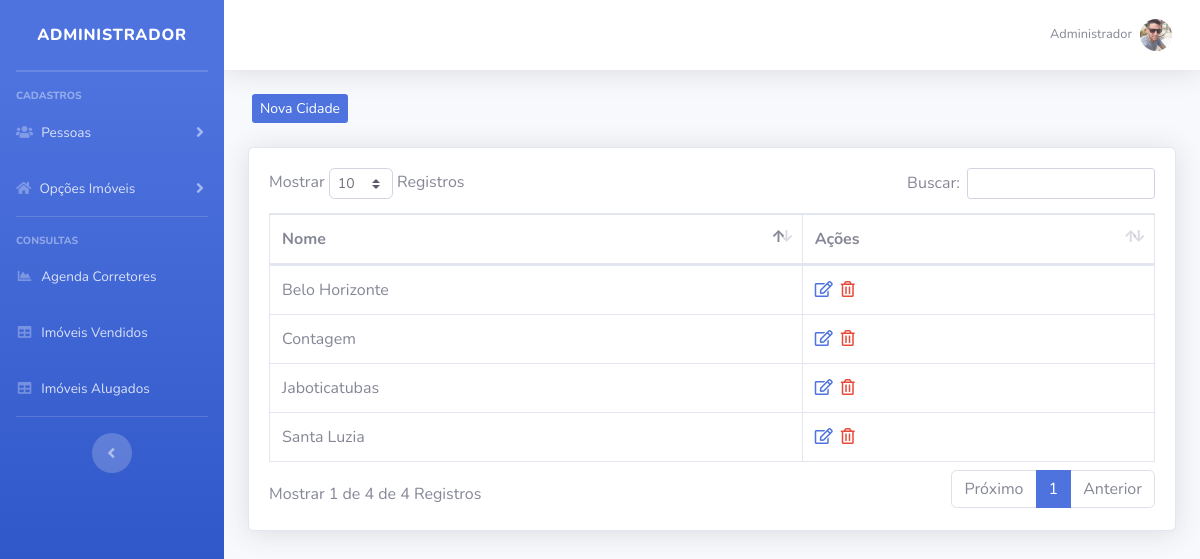
/imobiliaria/sistema/painel-admin/index.php?pag=cidade (signed in), run on an earlier commit of the app's database.
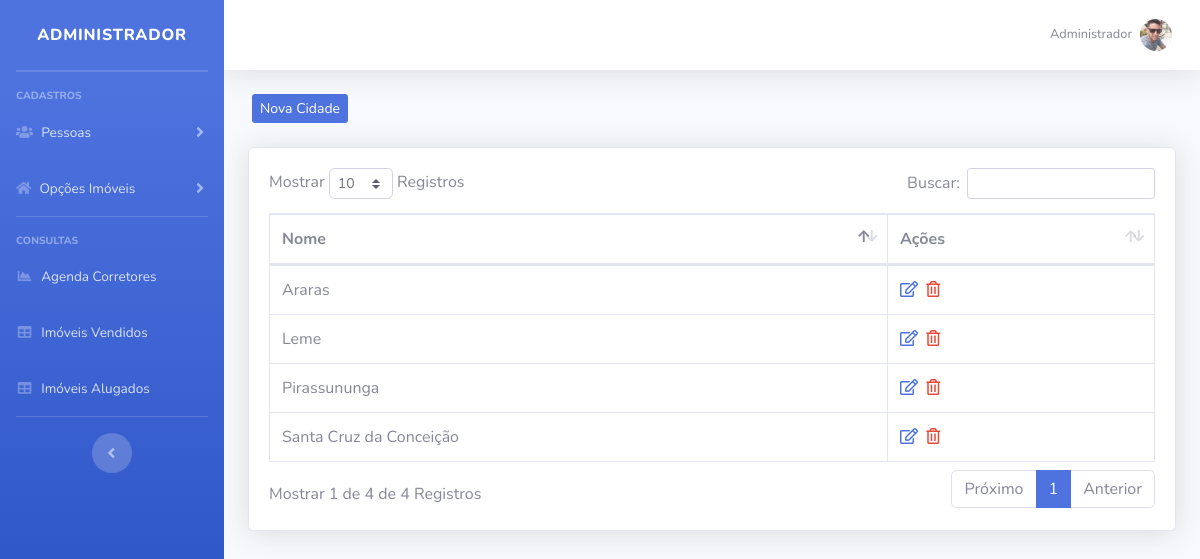
And on a later commit of the database.
### tables this page shows
CREATE TABLE `cidades` (
  `id` int(11) NOT NULL,
  `nome` varchar(80) NOT NULL
);

### imobiliaria/sistema/painel-admin/index.php (the view, shortened to what the changed rows need)
<?php
    $pag = @$_GET["pag"];
    $menu1 = "corretores";
    $menu2 = "tesoureiros";
    $menu3 = "cidade";
    $menu4 = "bairro";
    $menu5 = "tipo";
    $menu6 = "tarefas";
    $menu7 = "vendas";
    $menu8 = "alugueis";
 ?>
<!DOCTYPE html>
<html lang="en">
    <head>
        <link href="../vendor/fontawesome-free/css/all.min.css" rel="stylesheet" type="text/css">
        <link href="../css/sb-admin-2.min.css" rel="stylesheet">
        <link href="../css/style.css" rel="stylesheet">
        <link href="../vendor/datatables/dataTables.bootstrap4.min.css" rel="stylesheet">
    </head>
    <body id="page-top">
        <div id="wrapper">
            <div id="content-wrapper" class="d-flex flex-column">
                <div id="content">
                    <div class="container-fluid">
                        <?php if ($pag == null) {
                        include_once("home.php");
                        } else if ($pag==$menu1) {
                        include_once($menu1.".php");
                        } else if ($pag==$menu2) {
                        include_once($menu2.".php");
                         } else if ($pag==$menu3) {
                        include_once($menu3.".php");
                        } else if ($pag==$menu4) {
                        include_once($menu4.".php");
                        } else if ($pag==$menu5) {
                        include_once($menu5.".php");
                        } else if ($pag==$menu6) {
                        include_once($menu6.".php");
                        } else if ($pag==$menu7) {
                        include_once($menu7.".php");
                        } else if ($pag==$menu8) {
                        include_once($menu8.".php");
                        } else {
                        include_once("home.php");
                        }
                        ?>
                    </div>
                </div>
            </div>
        </div>
    </body>
</html>

### imobiliaria/sistema/painel-admin/cidade.php (shortened to what the changed rows need)
<?php
include_once("../../conexao.php");
$pag = "cidade";
?>
<div class="card shadow mb-4">
    <div class="card-body">
        <div class="table-responsive">
            <table class="table table-bordered" id="dataTable" width="100%" cellspacing="0">
                <thead>
                    <tr>
                        <th>Nome</th>
                        <th>Ações</th>
                    </tr>
                </thead>
                <tbody>
                      <?php
                   $query = $pdo->query("SELECT * FROM cidades order by nome asc ");
                   $res = $query->fetchAll(PDO::FETCH_ASSOC);
                   for ($i=0; $i < count($res); $i++) {
                      $nome = $res[$i]['nome'];
                      $id = $res[$i]['id'];
                      ?>
                    <tr>
                        <td><?php echo $nome ?></td>
                        <td>
                             <a href="index.php?pag=<?php echo $pag ?>&funcao=editar&id=<?php echo $id ?>" class='text-primary mr-1' title='Editar Dados'><i class='far fa-edit'></i></a>
                            <a href="index.php?pag=<?php echo $pag ?>&funcao=excluir&id=<?php echo $id ?>" class='text-danger mr-1' title='Excluir Registro'><i class='far fa-trash-alt'></i></a>
                        </td>
                    </tr>
<?php } ?>
                </tbody>
            </table>
        </div>
    </div>
</div>

What changed in the data, as far as the page shows it:
changed cidades: nome "Contagem" → "Araras"; moves up the list
changed cidades: nome "Belo Horizonte" → "Leme"
changed cidades: nome "Jaboticatubas" → "Pirassununga"
changed cidades: nome "Santa Luzia" → "Santa Cruz da Conceição"
